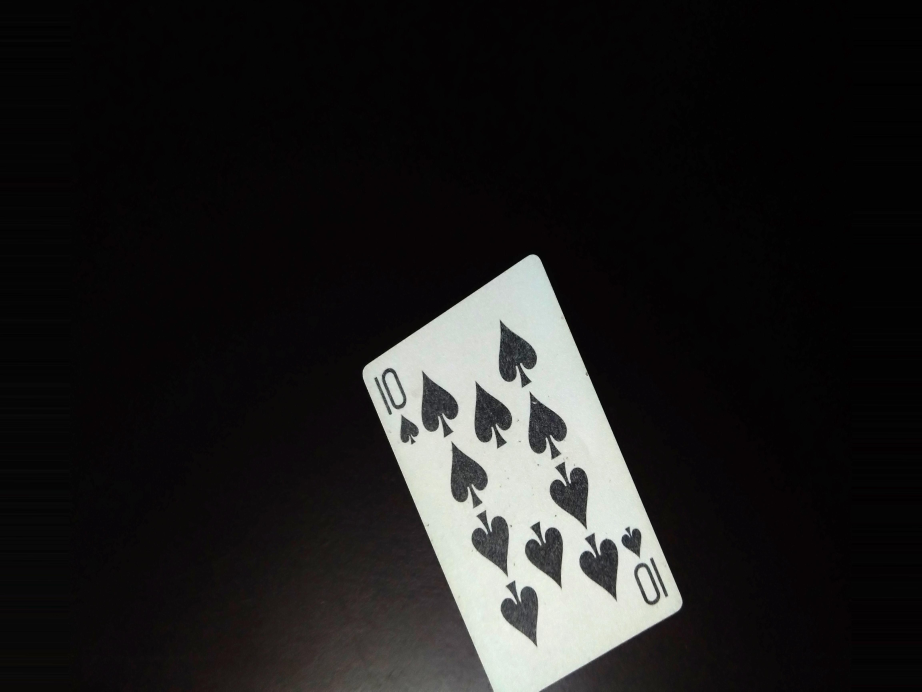
#> input picture data/selected_cards/10S42.jpg, 4608 x 3456 px (shown at 1/5 size)
$ python -i extract_corner.py   (imports and definitions only)
#> lines starting #> are read from the running program, lines starting #| are printed output that depends on the picture; after the words box and inside, x2 and y2 are one past the last pixel; in counts of white or black regions, pixels touching at a corner belong together
"""Smart corner extraction - checks all 4 orientations."""

import cv2
import numpy as np
from typing import Tuple, List

RANK_SIZE = (45, 60)
SUIT_SIZE = (35, 35)


# [8 lines left out: function get_all_corners, not called in this run]


def find_rank_suit_in_corner(gray: np.ndarray):
    """Find rank and suit contours in top-left corner of image."""
    h, w = gray.shape
#> h = 3456; w = 4608
    corner = gray[0:int(h*0.4), 0:int(w*0.4)]
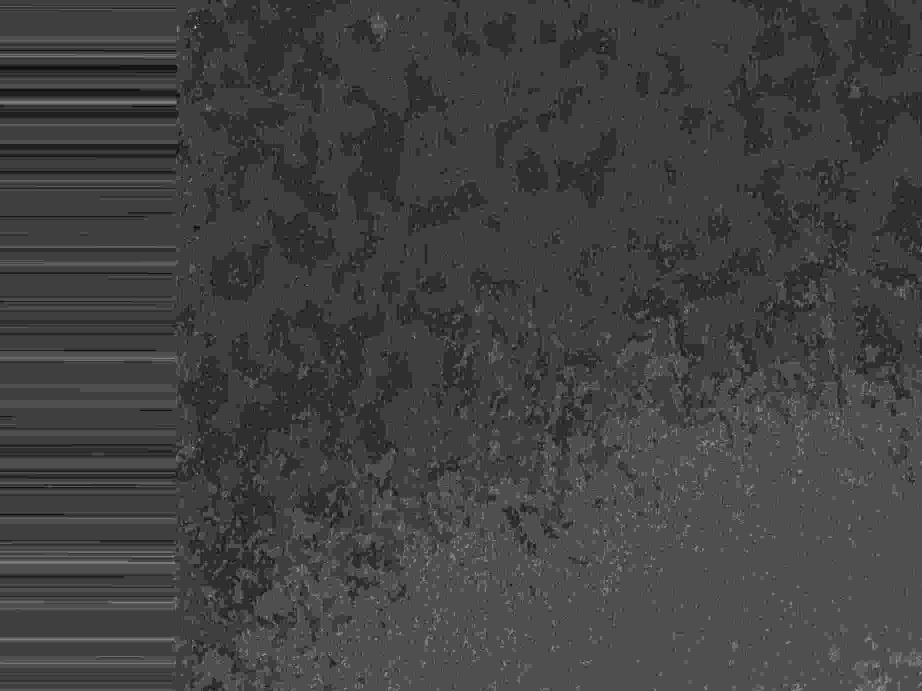
#> corner: shape (1382, 1843) (shown at 1/2 size); min 0, max 16, mean 4.15; drawn with min black and max white

    _, binary = cv2.threshold(corner, 0, 255, cv2.THRESH_BINARY_INV + cv2.THRESH_OTSU)
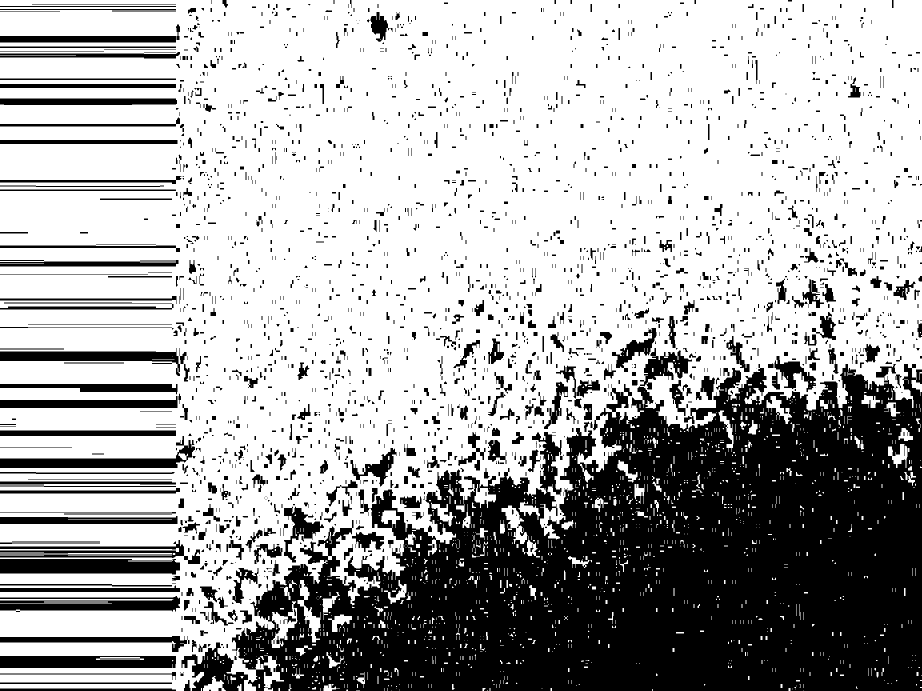
#> binary: shape (1382, 1843) (shown at 1/2 size); 67.8% white; 2335 black regions (971 under 20 px)
    contours, _ = cv2.findContours(binary, cv2.RETR_EXTERNAL, cv2.CHAIN_APPROX_SIMPLE)
#> contours = 1483 contours, 1321 with area under 20; largest, box (x1, y1, x2, y2) and area: (0, 0, 1843, 1382) 1780926, (543, 1202, 595, 1296) 1758, (595, 1160, 641, 1285) 1544, (1003, 1011, 1055, 1088) 1448, (528, 1311, 568, 1382) 1069

    min_area = 150
    max_area = corner.shape[0] * corner.shape[1] * 0.4
#> max_area = 1018810.4

    boxes = []
    for cnt in contours:
        x, y, bw, bh = cv2.boundingRect(cnt)
        area = bw * bh
        if min_area < area < max_area:
            boxes.append((y, x, bw, bh))
#> this loop made 1483 passes
#> (x, y, bw, bh, area) on passes 14, 23, 39: (965, 1376, 6, 6, 36), (624, 1374, 8, 5, 40), (904, 1368, 5, 12, 60)
#> after the loop, boxes = 65 items, first 6: (1368, 647, 33, 14), (1352, 461, 11, 16), (1352, 406, 46, 30), (1344, 712, 18, 32), (1336, 589, 19, 21), (1314, 192, 96, 6)

    boxes.sort(key=lambda b: b[0])  # Sort by Y
    return boxes, corner


# [43 lines left out: functions extract_rank_region, extract_suit_region, preprocess, not called in this run]

>>> import cv2
>>> picture = cv2.imread('../data/selected_cards/10S42.jpg', cv2.IMREAD_GRAYSCALE)
>>> result = find_rank_suit_in_corner(picture)

$ run again, on data/selected_cards/2C8.jpg
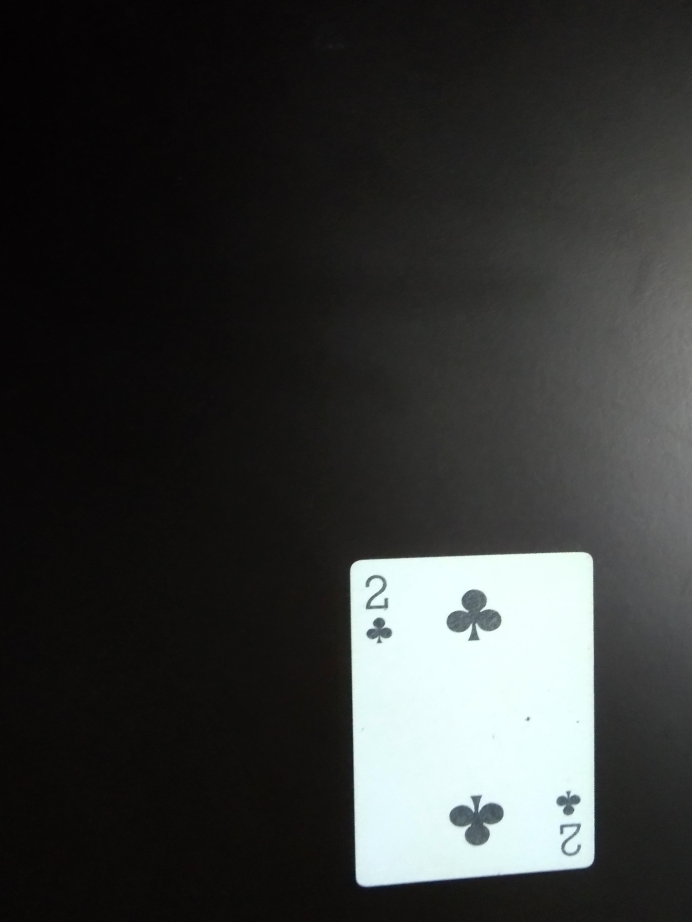
#> input picture data/selected_cards/2C8.jpg, 3456 x 4608 px (shown at 1/5 size)
#> in find_rank_suit_in_corner, `corner = gray[0:int(h*0.4), 0:int(w*0.4)]`:
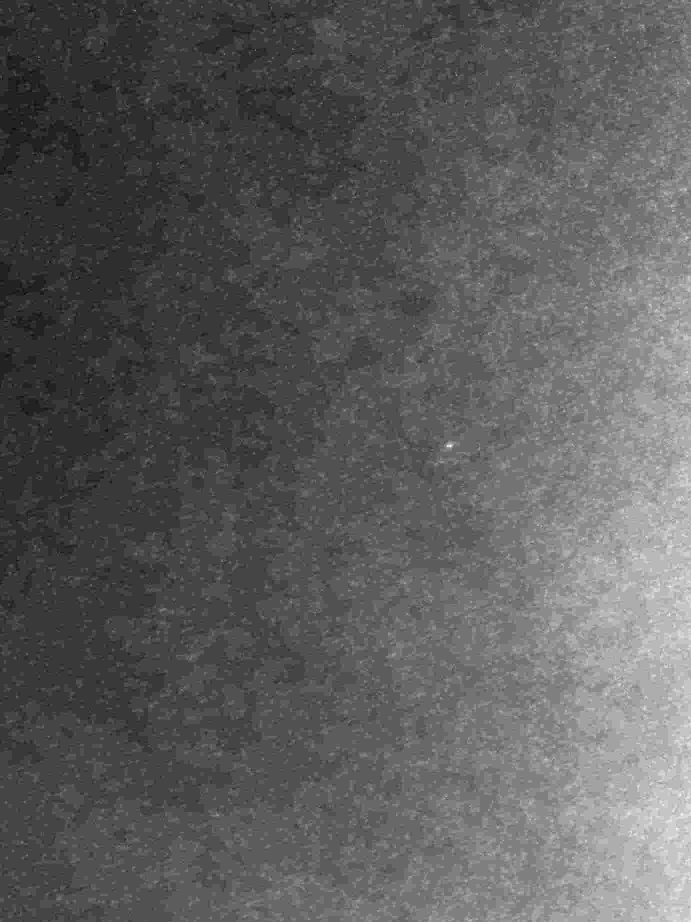
#> corner: shape (1843, 1382) (shown at 1/2 size); min 0, max 22, mean 8; drawn with min black and max white
#> in find_rank_suit_in_corner, `_, binary = cv2.threshold(corner, 0, 255, cv2.THRESH_BINARY_INV + cv2...`:
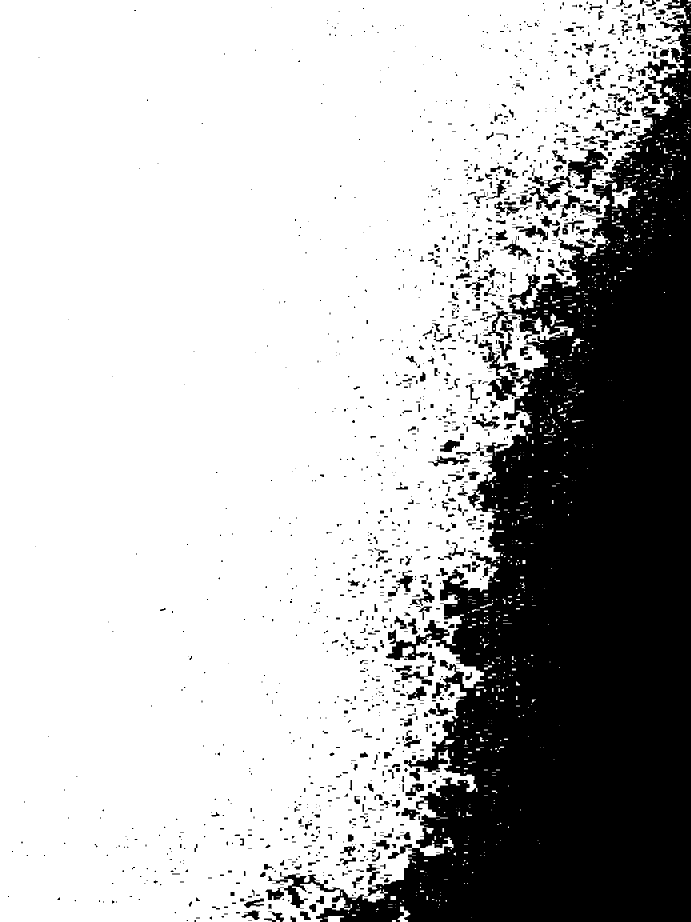
#> binary: shape (1843, 1382) (shown at 1/2 size); 72.4% white; 1498 black regions (835 under 20 px)
#> contours = 698 contours, 637 with area under 20; largest, box (x1, y1, x2, y2) and area: (0, 0, 1379, 1843) 1898402, (1224, 376, 1275, 416) 1026, (795, 1813, 821, 1843) 288, (648, 1832, 688, 1843) 256, (1328, 171, 1354, 192) 198
#> the loop in find_rank_suit_in_corner, `for cnt in contours:` made 698 passes
#> (x, y, bw, bh, area) on passes 3, 8, 13: (648, 1832, 40, 11, 440), (752, 1816, 6, 4, 24), (795, 1813, 26, 30, 780)
#> after the loop in find_rank_suit_in_corner, `for cnt in contours:`: boxes = [(1832, 648, 40, 11), (1813, 795, 26, 30), (1480, 888, 21, 9), (1205, 960, 26, 11), (1017, 976, 24, 7), (677, 1144, 24, 16), (627, 1101, 11, 26), (376, 1224, 51, 40), (272, 1285, 19, 8), (171, 1328, 26, 21)]

$ run again, on data/selected_cards/3D17.jpg
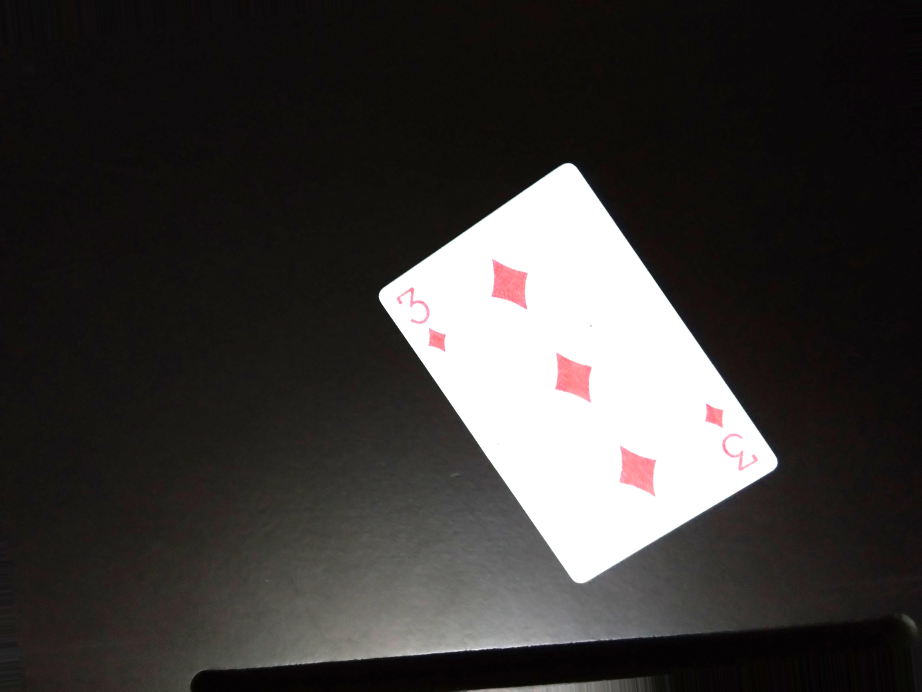
#> input picture data/selected_cards/3D17.jpg, 4608 x 3456 px (shown at 1/5 size)
#> in find_rank_suit_in_corner, `corner = gray[0:int(h*0.4), 0:int(w*0.4)]`:
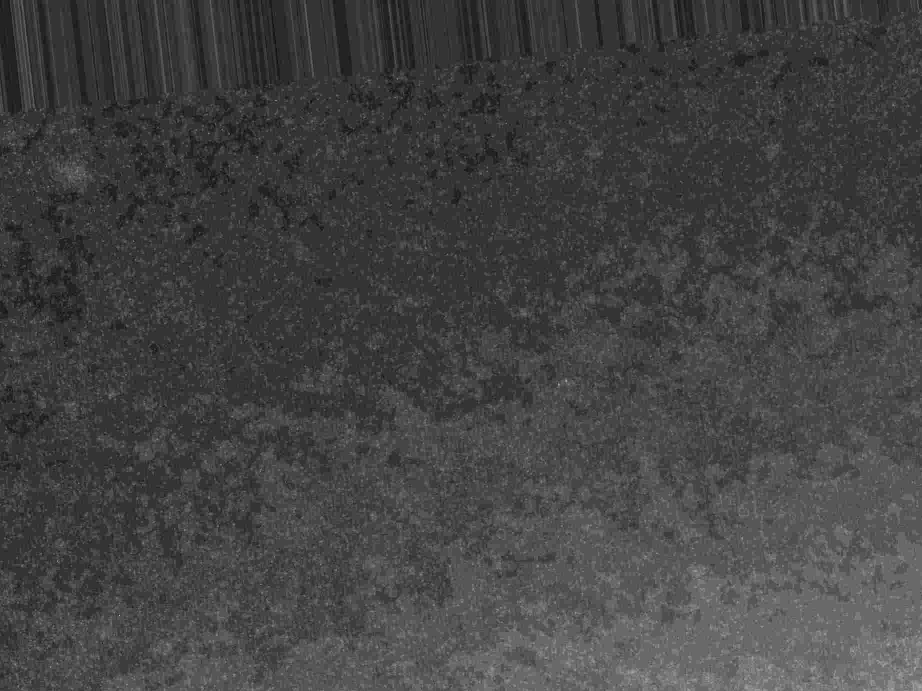
#> corner: shape (1382, 1843) (shown at 1/2 size); min 6, max 35, mean 13.7; drawn with min black and max white
#> in find_rank_suit_in_corner, `_, binary = cv2.threshold(corner, 0, 255, cv2.THRESH_BINARY_INV + cv2...`:
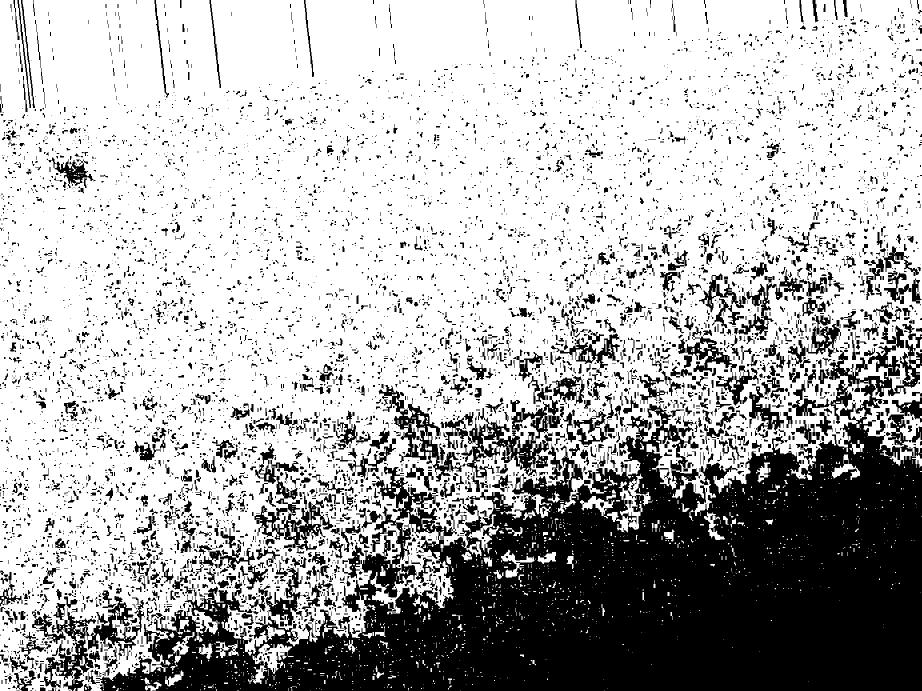
#> binary: shape (1382, 1843) (shown at 1/2 size); 70.1% white; 6844 black regions (4875 under 20 px)
#> contours = 1350 contours, 1244 with area under 20; largest, box (x1, y1, x2, y2) and area: (0, 0, 1843, 1382) 1999545, (1293, 861, 1365, 979) 2886, (1214, 947, 1305, 1065) 2677, (496, 1288, 587, 1368) 2358, (1160, 989, 1232, 1032) 1063
#> the loop in find_rank_suit_in_corner, `for cnt in contours:` made 1350 passes
#> (x, y, bw, bh, area) on passes 24, 25, 35: (232, 1376, 6, 6, 36), (146, 1376, 6, 6, 36), (169, 1374, 5, 6, 30)
#> after the loop in find_rank_suit_in_corner, `for cnt in contours:`: boxes = 57 items, first 6: (1355, 289, 34, 27), (1341, 330, 37, 32), (1331, 751, 17, 26), (1324, 283, 16, 24), (1288, 496, 91, 80), (1287, 397, 28, 32)
